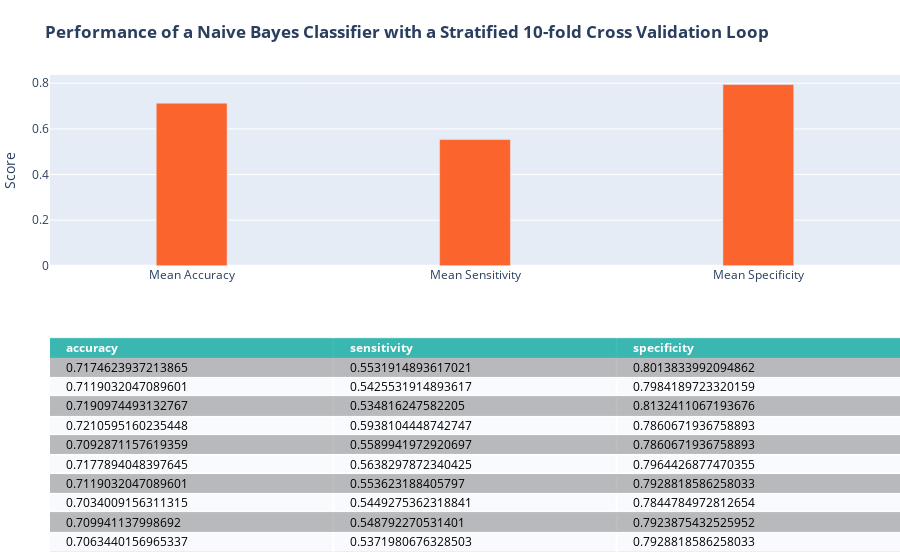

The cell this chart's notebook holds for it:
### Markdown cell above
#### NaiveBayes

### Code cell
cellTitle = '<b>Performance of a Naive Bayes Classifier with a Stratified 10-fold Cross Validation Loop</b>'

from sklearn.naive_bayes import BernoulliNB
nb_clf = BernoulliNB()

nbScore = []
for train,test in skf.split(X_mat,y):
    nb_clf.fit(X_mat[train],y.values.ravel()[train])
    y_hat = nb_clf.predict(X_mat[test])
    
    cm = confusion_matrix(y.loc[test],y_hat,labels=[1,0])
    nbScore.append({'accuracy':(cm[0,0]+cm[1,1])/sum(cm.ravel()),
                'sensitivity':cm[0,0]/(cm[0,0]+cm[0,1]),
                'specificity':cm[1,1]/(cm[1,1]+cm[1,0])})
nbScore = pd.DataFrame(nbScore)
nbFig = plotMetrics(nbScore, cellTitle)
nbFig.show()

### Figure 1 — Plotly figure (JSON) as saved in the notebook; plotly's stock layout.template omitted (floating-point values rounded to 4 significant figures)
{"data": [{"colorscale": [[0, "#00A699"], [0.5, "#a9a9a9"], [1, "#ffffff"]], "hoverinfo": "none", "opacity": 0.75, "showscale": false, "type": "heatmap", "z": [[0, 0, 0], [0.5, 0.5, 0.5], [1, 1, 1], [0.5, 0.5, 0.5], [1, 1, 1], [0.5, 0.5, 0.5], [1, 1, 1], [0.5, 0.5, 0.5], [1, 1, 1], [0.5, 0.5, 0.5], [1, 1, 1]]}, {"marker": {"color": "#FC642D"}, "type": "bar", "width": 0.25, "x": ["Mean Accuracy", "Mean Sensitivity", "Mean Specificity"], "xaxis": "x2", "y": [0.7128, 0.5532, 0.7944], "yaxis": "y2"}], "layout": {"annotations": [{"align": "left", "font": {"color": "#ffffff"}, "showarrow": false, "text": "<b>accuracy</b>", "x": -0.45, "xanchor": "left", "xref": "x", "y": 0, "yref": "y"}, {"align": "left", "font": {"color": "#ffffff"}, "showarrow": false, "text": "<b>sensitivity</b>", "x": 0.55, "xanchor": "left", "xref": "x", "y": 0, "yref": "y"}, {"align": "left", "font": {"color": "#ffffff"}, "showarrow": false, "text": "<b>specificity</b>", "x": 1.55, "xanchor": "left", "xref": "x", "y": 0, "yref": "y"}, {"align": "left", "font": {"color": "#000000"}, "showarrow": false, "text": "0.7174623937213865", "x": -0.45, "xanchor": "left", "xref": "x", "y": 1, "yref": "y"}, {"align": "left", "font": {"color": "#000000"}, "showarrow": false, "text": "0.5531914893617021", "x": 0.55, "xanchor": "left", "xref": "x", "y": 1, "yref": "y"}, {"align": "left", "font": {"color": "#000000"}, "showarrow": false, "text": "0.8013833992094862", "x": 1.55, "xanchor": "left", "xref": "x", "y": 1, "yref": "y"}, {"align": "left", "font": {"color": "#000000"}, "showarrow": false, "text": "0.7119032047089601", "x": -0.45, "xanchor": "left", "xref": "x", "y": 2, "yref": "y"}, {"align": "left", "font": {"color": "#000000"}, "showarrow": false, "text": "0.5425531914893617", "x": 0.55, "xanchor": "left", "xref": "x", "y": 2, "yref": "y"}, {"align": "left", "font": {"color": "#000000"}, "showarrow": false, "text": "0.7984189723320159", "x": 1.55, "xanchor": "left", "xref": "x", "y": 2, "yref": "y"}, {"align": "left", "font": {"color": "#000000"}, "showarrow": false, "text": "0.7190974493132767", "x": -0.45, "xanchor": "left", "xref": "x", "y": 3, "yref": "y"}, {"align": "left", "font": {"color": "#000000"}, "showarrow": false, "text": "0.534816247582205", "x": 0.55, "xanchor": "left", "xref": "x", "y": 3, "yref": "y"}, {"align": "left", "font": {"color": "#000000"}, "showarrow": false, "text": "0.8132411067193676", "x": 1.55, "xanchor": "left", "xref": "x", "y": 3, "yref": "y"}, {"align": "left", "font": {"color": "#000000"}, "showarrow": false, "text": "0.7210595160235448", "x": -0.45, "xanchor": "left", "xref": "x", "y": 4, "yref": "y"}, {"align": "left", "font": {"color": "#000000"}, "showarrow": false, "text": "0.5938104448742747", "x": 0.55, "xanchor": "left", "xref": "x", "y": 4, "yref": "y"}, {"align": "left", "font": {"color": "#000000"}, "showarrow": false, "text": "0.7860671936758893", "x": 1.55, "xanchor": "left", "xref": "x", "y": 4, "yref": "y"}, {"align": "left", "font": {"color": "#000000"}, "showarrow": false, "text": "0.7092871157619359", "x": -0.45, "xanchor": "left", "xref": "x", "y": 5, "yref": "y"}, {"align": "left", "font": {"color": "#000000"}, "showarrow": false, "text": "0.5589941972920697", "x": 0.55, "xanchor": "left", "xref": "x", "y": 5, "yref": "y"}, {"align": "left", "font": {"color": "#000000"}, "showarrow": false, "text": "0.7860671936758893", "x": 1.55, "xanchor": "left", "xref": "x", "y": 5, "yref": "y"}, {"align": "left", "font": {"color": "#000000"}, "showarrow": false, "text": "0.7177894048397645", "x": -0.45, "xanchor": "left", "xref": "x", "y": 6, "yref": "y"}, {"align": "left", "font": {"color": "#000000"}, "showarrow": false, "text": "0.5638297872340425", "x": 0.55, "xanchor": "left", "xref": "x", "y": 6, "yref": "y"}, {"align": "left", "font": {"color": "#000000"}, "showarrow": false, "text": "0.7964426877470355", "x": 1.55, "xanchor": "left", "xref": "x", "y": 6, "yref": "y"}, {"align": "left", "font": {"color": "#000000"}, "showarrow": false, "text": "0.7119032047089601", "x": -0.45, "xanchor": "left", "xref": "x", "y": 7, "yref": "y"}, {"align": "left", "font": {"color": "#000000"}, "showarrow": false, "text": "0.553623188405797", "x": 0.55, "xanchor": "left", "xref": "x", "y": 7, "yref": "y"}, {"align": "left", "font": {"color": "#000000"}, "showarrow": false, "text": "0.7928818586258033", "x": 1.55, "xanchor": "left", "xref": "x", "y": 7, "yref": "y"}, {"align": "left", "font": {"color": "#000000"}, "showarrow": false, "text": "0.7034009156311315", "x": -0.45, "xanchor": "left", "xref": "x", "y": 8, "yref": "y"}, {"align": "left", "font": {"color": "#000000"}, "showarrow": false, "text": "0.5449275362318841", "x": 0.55, "xanchor": "left", "xref": "x", "y": 8, "yref": "y"}, {"align": "left", "font": {"color": "#000000"}, "showarrow": false, "text": "0.7844784972812654", "x": 1.55, "xanchor": "left", "xref": "x", "y": 8, "yref": "y"}, {"align": "left", "font": {"color": "#000000"}, "showarrow": false, "text": "0.709941137998692", "x": -0.45, "xanchor": "left", "xref": "x", "y": 9, "yref": "y"}, {"align": "left", "font": {"color": "#000000"}, "showarrow": false, "text": "0.548792270531401", "x": 0.55, "xanchor": "left", "xref": "x", "y": 9, "yref": "y"}, {"align": "left", "font": {"color": "#000000"}, "showarrow": false, "text": "0.7923875432525952", "x": 1.55, "xanchor": "left", "xref": "x", "y": 9, "yref": "y"}, {"align": "left", "font": {"color": "#000000"}, "showarrow": false, "text": "0.7063440156965337", "x": -0.45, "xanchor": "left", "xref": "x", "y": 10, "yref": "y"}, {"align": "left", "font": {"color": "#000000"}, "showarrow": false, "text": "0.5371980676328503", "x": 0.55, "xanchor": "left", "xref": "x", "y": 10, "yref": "y"}, {"align": "left", "font": {"color": "#000000"}, "showarrow": false, "text": "0.7928818586258033", "x": 1.55, "xanchor": "left", "xref": "x", "y": 10, "yref": "y"}], "autosize": true, "margin": {"b": 0, "l": 50, "r": 0, "t": 75}, "title": {"text": "<b>Performance of a Naive Bayes Classifier with a Stratified 10-fold Cross Validation Loop</b>"}, "xaxis": {"autorange": true, "dtick": 1, "gridwidth": 2, "range": [-0.5, 2.5], "showticklabels": false, "tick0": -0.5, "ticks": "", "zeroline": false}, "xaxis2": {"anchor": "y2", "autorange": true, "range": [-0.5, 2.5], "type": "category"}, "yaxis": {"autorange": true, "domain": [0, 0.45], "dtick": 1, "gridwidth": 2, "range": [10.5, -0.5], "showticklabels": false, "tick0": 0.5, "ticks": "", "zeroline": false}, "yaxis2": {"anchor": "x2", "autorange": true, "domain": [0.6, 1], "range": [0, 0.8362], "title": {"text": "Score"}, "type": "linear"}}}
